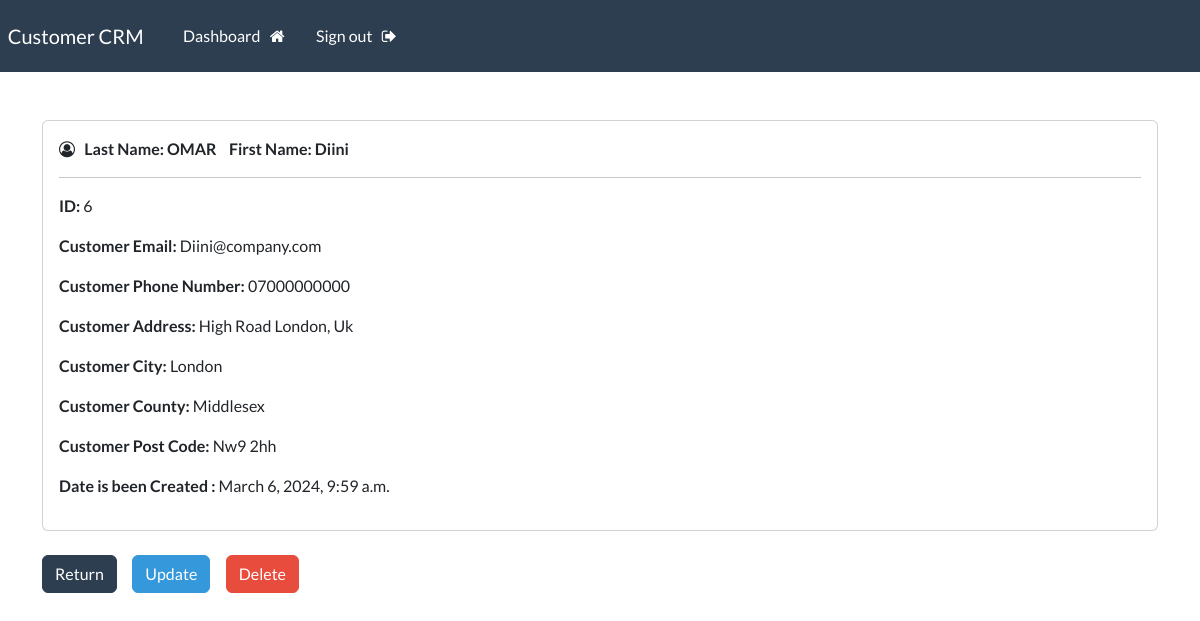
The page /record/6 (signed in) on the database its author committed.
### webapp/models.py (models this page shows, shortened)
class Customer(models.Model):
    first_name = models.CharField(max_length = 92)
    last_name = models.CharField(max_length = 92)
    email = models.CharField(max_length = 92)
    phone_number= models.CharField(max_length = 15)
    address = models.CharField(max_length = 300)
    city = models.CharField(max_length = 200)
    county= models.CharField(max_length = 300)
    post_code= models.CharField(max_length = 12, default='')
    created_date = models.DateTimeField(auto_now_add = True)

### webapp/views.py (the view)
# urls.py: path('record/<int:pk>',views.SinglurCustomer, name='record'),
@login_required (login_url='my-login')
def SinglurCustomer(request, pk):
    all_records= Customer.objects.get(id=pk)
    context = {'record': all_records}
    return render(request, 'webapp/views_record.html', context= context)

### webapp/templates/webapp/views_record.html (shortened to what this page needs)
{% extends 'webapp/base.html' %}
{% block content %}
    <br>
    <div class="card">
        <div class="card-body">
            <i class="fa fa-user-circle-o" aria-hidden="true"></i> &nbsp;
            <strong> Last Name: {{record.last_name | upper }} </strong> &nbsp;&nbsp;
            <strong> First Name: {{record.first_name}} </strong>
            <hr>
           <p> <strong> ID: </strong> {{record.id}} </p>
           <p> <strong> Customer Email: </strong> {{record.email}} </p>
           <p> <strong> Customer Phone Number: </strong> {{record.phone_number}} </p>
           <p> <strong> Customer Address: </strong> {{record.address}}</p>
           <p> <strong> Customer City: </strong> {{record.city}} </p>
           <p> <strong> Customer County: </strong> {{record.county}} </p>
           <p> <strong> Customer Post Code: </strong> {{record.post_code}} </p>
           <p> <strong> Date is been Created : </strong> {{record.created_date}} </p>
        </div>
    </div>
        <br>
        <a href="{% url 'dashboard' %} " class="btn btn-primary"> Return</a>
        <a href="{% url 'update-customer' record.id %} " class="btn btn-info"> Update</a>
       <a href="{% url 'delete' record.id %} " class="btn btn-danger"> Delete </a>
{% endblock %}

### rows shown on the page
Customer: last_name "OMAR", first_name "Diini", id "6", email "Diini@company.com", phone_number "07000000000", address "High Road London, Uk", city "London", county "Middlesex", post_code "Nw9 2hh", created_date "March 6, 2024, 9:59 a.m."
